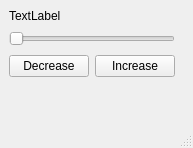
<?xml version="1.0" encoding="UTF-8"?>
<ui version="4.0">
 <class>MainWindow</class>
 <widget class="QMainWindow" name="MainWindow">
  <property name="geometry">
   <rect>
    <x>0</x>
    <y>0</y>
    <width>193</width>
    <height>148</height>
   </rect>
  </property>
  <property name="windowTitle">
   <string>MainWindow</string>
  </property>
  <widget class="QWidget" name="centralwidget">
   <layout class="QGridLayout" name="gridLayout">
    <item row="0" column="0">
     <widget class="QLabel" name="label">
      <property name="text">
       <string>TextLabel</string>
      </property>
     </widget>
    </item>
    <item row="1" column="0" colspan="3">
     <widget class="QSlider" name="horizontalSlider">
      <property name="orientation">
       <enum>Qt::Horizontal</enum>
      </property>
     </widget>
    </item>
    <item row="1" column="3">
     <spacer name="horizontalSpacer">
      <property name="orientation">
       <enum>Qt::Horizontal</enum>
      </property>
      <property name="sizeHint" stdset="0">
       <size>
        <width>0</width>
        <height>20</height>
       </size>
      </property>
     </spacer>
    </item>
    <item row="2" column="0" colspan="2">
     <widget class="QPushButton" name="pushButton">
      <property name="text">
       <string>Decrease</string>
      </property>
     </widget>
    </item>
    <item row="2" column="2">
     <widget class="QPushButton" name="pushButton_2">
      <property name="text">
       <string>Increase</string>
      </property>
     </widget>
    </item>
    <item row="3" column="1">
     <spacer name="verticalSpacer">
      <property name="orientation">
       <enum>Qt::Vertical</enum>
      </property>
      <property name="sizeHint" stdset="0">
       <size>
        <width>20</width>
        <height>0</height>
       </size>
      </property>
     </spacer>
    </item>
   </layout>
  </widget>
  <widget class="QMenuBar" name="menubar">
   <property name="geometry">
    <rect>
     <x>0</x>
     <y>0</y>
     <width>193</width>
     <height>23</height>
    </rect>
   </property>
  </widget>
  <widget class="QStatusBar" name="statusbar"/>
 </widget>
 <resources/>
 <connections/>
</ui>
